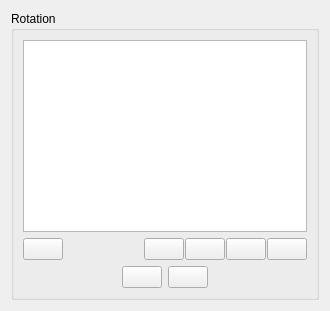
            <widget class="QWidget" name="verticalLayoutWidget">
             <layout class="QVBoxLayout" name="verticalLayout_15">
              <item>
               <widget class="QGroupBox" name="rotgroupBox_2">
                <property name="sizePolicy">
                 <sizepolicy hsizetype="Preferred" vsizetype="Expanding">
                  <horstretch>0</horstretch>
                  <verstretch>0</verstretch>
                 </sizepolicy>
                </property>
                <property name="title">
                 <string>Rotation</string>
                </property>
                <layout class="QVBoxLayout" name="verticalLayout_14">
                 <item>
                  <widget class="QTableView" name="tableViewRotation">
                   <property name="contextMenuPolicy">
                    <enum>Qt::CustomContextMenu</enum>
                   </property>
                   <property name="editTriggers">
                    <set>QAbstractItemView::NoEditTriggers</set>
                   </property>
                   <property name="dragEnabled">
                    <bool>true</bool>
                   </property>
                   <property name="dragDropOverwriteMode">
                    <bool>false</bool>
                   </property>
                   <property name="dragDropMode">
                    <enum>QAbstractItemView::DragDrop</enum>
                   </property>
                   <property name="defaultDropAction">
                    <enum>Qt::MoveAction</enum>
                   </property>
                   <property name="alternatingRowColors">
                    <bool>true</bool>
                   </property>
                   <property name="selectionMode">
                    <enum>QAbstractItemView::ExtendedSelection</enum>
                   </property>
                   <property name="selectionBehavior">
                    <enum>QAbstractItemView::SelectRows</enum>
                   </property>
                   <attribute name="horizontalHeaderCascadingSectionResizes">
                    <bool>true</bool>
                   </attribute>
                   <attribute name="horizontalHeaderShowSortIndicator" stdset="0">
                    <bool>false</bool>
                   </attribute>
                   <attribute name="verticalHeaderVisible">
                    <bool>false</bool>
                   </attribute>
                  </widget>
                 </item>
                 <item>
                  <widget class="QFrame" name="frame_9">
                   <property name="frameShape">
                    <enum>QFrame::NoFrame</enum>
                   </property>
                   <property name="frameShadow">
                    <enum>QFrame::Raised</enum>
                   </property>
                   <layout class="QHBoxLayout" name="horizontalLayout_21">
                    <property name="spacing">
                     <number>1</number>
                    </property>
                    <property name="leftMargin">
                     <number>0</number>
                    </property>
                    <property name="topMargin">
                     <number>0</number>
                    </property>
                    <property name="rightMargin">
                     <number>0</number>
                    </property>
                    <property name="bottomMargin">
                     <number>0</number>
                    </property>
                    <item>
                     <widget class="QPushButton" name="buttonClearRotation">
                      <property name="focusPolicy">
                       <enum>Qt::NoFocus</enum>
                      </property>
                      <property name="toolTip">
                       <string>Clear rotation</string>
                      </property>
                      <property name="text">
                       <string />
                      </property>
                      <property name="icon">
                       <iconset theme="edit-clear-all">
                        <normaloff>.</normaloff>.</iconset>
                      </property>
                      <property name="iconSize">
                       <size>
                        <width>32</width>
                        <height>32</height>
                       </size>
                      </property>
                      <property name="flat">
                       <bool>false</bool>
                      </property>
                     </widget>
                    </item>
                    <item>
                     <spacer name="horizontalSpacer_9">
                      <property name="orientation">
                       <enum>Qt::Horizontal</enum>
                      </property>
                      <property name="sizeHint" stdset="0">
                       <size>
                        <width>40</width>
                        <height>20</height>
                       </size>
                      </property>
                     </spacer>
                    </item>
                    <item>
                     <spacer name="horizontalSpacer_4">
                      <property name="orientation">
                       <enum>Qt::Horizontal</enum>
                      </property>
                      <property name="sizeHint" stdset="0">
                       <size>
                        <width>40</width>
                        <height>20</height>
                       </size>
                      </property>
                     </spacer>
                    </item>
                    <item>
                     <widget class="QPushButton" name="btnRotTop">
                      <property name="sizePolicy">
                       <sizepolicy hsizetype="Fixed" vsizetype="Fixed">
                        <horstretch>0</horstretch>
                        <verstretch>0</verstretch>
                       </sizepolicy>
                      </property>
                      <property name="maximumSize">
                       <size>
                        <width>45</width>
                        <height>38</height>
                       </size>
                      </property>
                      <property name="baseSize">
                       <size>
                        <width>45</width>
                        <height>38</height>
                       </size>
                      </property>
                      <property name="toolTip">
                       <string>Move singer to top</string>
                      </property>
                      <property name="text">
                       <string />
                      </property>
                      <property name="icon">
                       <iconset theme="go-top">
                        <normaloff>.</normaloff>.</iconset>
                      </property>
                      <property name="iconSize">
                       <size>
                        <width>32</width>
                        <height>32</height>
                       </size>
                      </property>
                      <property name="flat">
                       <bool>false</bool>
                      </property>
                     </widget>
                    </item>
                    <item>
                     <widget class="QPushButton" name="btnRotUp">
                      <property name="sizePolicy">
                       <sizepolicy hsizetype="Fixed" vsizetype="Fixed">
                        <horstretch>0</horstretch>
                        <verstretch>0</verstretch>
                       </sizepolicy>
                      </property>
                      <property name="maximumSize">
                       <size>
                        <width>45</width>
                        <height>38</height>
                       </size>
                      </property>
                      <property name="baseSize">
                       <size>
                        <width>45</width>
                        <height>38</height>
                       </size>
                      </property>
                      <property name="toolTip">
                       <string>Move singer up</string>
                      </property>
                      <property name="text">
                       <string />
                      </property>
                      <property name="icon">
                       <iconset theme="go-up">
                        <normaloff>.</normaloff>.</iconset>
                      </property>
                      <property name="iconSize">
                       <size>
                        <width>32</width>
                        <height>32</height>
                       </size>
                      </property>
                      <property name="flat">
                       <bool>false</bool>
                      </property>
                     </widget>
                    </item>
                    <item>
                     <widget class="QPushButton" name="btnRotDown">
                      <property name="sizePolicy">
                       <sizepolicy hsizetype="Fixed" vsizetype="Fixed">
                        <horstretch>0</horstretch>
                        <verstretch>0</verstretch>
                       </sizepolicy>
                      </property>
                      <property name="maximumSize">
                       <size>
                        <width>45</width>
                        <height>38</height>
                       </size>
                      </property>
                      <property name="baseSize">
                       <size>
                        <width>45</width>
                        <height>38</height>
                       </size>
                      </property>
                      <property name="toolTip">
                       <string>Move singer down</string>
                      </property>
                      <property name="text">
                       <string />
                      </property>
                      <property name="icon">
                       <iconset theme="go-down">
                        <normaloff>.</normaloff>.</iconset>
                      </property>
                      <property name="iconSize">
                       <size>
                        <width>32</width>
                        <height>32</height>
                       </size>
                      </property>
                      <property name="flat">
                       <bool>false</bool>
                      </property>
                     </widget>
                    </item>
                    <item>
                     <widget class="QPushButton" name="btnRotBottom">
                      <property name="sizePolicy">
                       <sizepolicy hsizetype="Fixed" vsizetype="Fixed">
                        <horstretch>0</horstretch>
                        <verstretch>0</verstretch>
                       </sizepolicy>
                      </property>
                      <property name="maximumSize">
                       <size>
                        <width>45</width>
                        <height>38</height>
                       </size>
                      </property>
                      <property name="baseSize">
                       <size>
                        <width>45</width>
                        <height>38</height>
                       </size>
                      </property>
                      <property name="toolTip">
                       <string>Move singer to the bottom</string>
                      </property>
                      <property name="text">
                       <string />
                      </property>
                      <property name="icon">
                       <iconset theme="go-bottom">
                        <normaloff>.</normaloff>.</iconset>
                      </property>
                      <property name="iconSize">
                       <size>
                        <width>32</width>
                        <height>32</height>
                       </size>
                      </property>
                      <property name="flat">
                       <bool>false</bool>
                      </property>
                     </widget>
                    </item>
                   </layout>
                  </widget>
                 </item>
                 <item>
                  <layout class="QHBoxLayout" name="horizontalLayout">
                   <property name="topMargin">
                    <number>0</number>
                   </property>
                   <item>
                    <spacer name="horizontalSpacer_18">
                     <property name="orientation">
                      <enum>Qt::Horizontal</enum>
                     </property>
                     <property name="sizeHint" stdset="0">
                      <size>
                       <width>40</width>
                       <height>20</height>
                      </size>
                     </property>
                    </spacer>
                   </item>
                   <item>
                    <widget class="QPushButton" name="buttonAddSinger">
                     <property name="toolTip">
                      <string>Add singer</string>
                     </property>
                     <property name="text">
                      <string />
                     </property>
                     <property name="icon">
                      <iconset theme="list-add-user">
                       <normaloff>.</normaloff>.</iconset>
                     </property>
                     <property name="iconSize">
                      <size>
                       <width>32</width>
                       <height>32</height>
                      </size>
                     </property>
                     <property name="flat">
                      <bool>false</bool>
                     </property>
                    </widget>
                   </item>
                   <item>
                    <widget class="QPushButton" name="buttonRegulars">
                     <property name="toolTip">
                      <string>Add regular singer</string>
                     </property>
                     <property name="text">
                      <string />
                     </property>
                     <property name="icon">
                      <iconset theme="user-others">
                       <normaloff>.</normaloff>.</iconset>
                     </property>
                     <property name="iconSize">
                      <size>
                       <width>32</width>
                       <height>32</height>
                      </size>
                     </property>
                     <property name="flat">
                      <bool>false</bool>
                     </property>
                    </widget>
                   </item>
                   <item>
                    <spacer name="horizontalSpacer_19">
                     <property name="orientation">
                      <enum>Qt::Horizontal</enum>
                     </property>
                     <property name="sizeHint" stdset="0">
                      <size>
                       <width>40</width>
                       <height>20</height>
                      </size>
                     </property>
                    </spacer>
                   </item>
                  </layout>
                 </item>
                </layout>
               </widget>
              </item>
             </layout>
            </widget>
